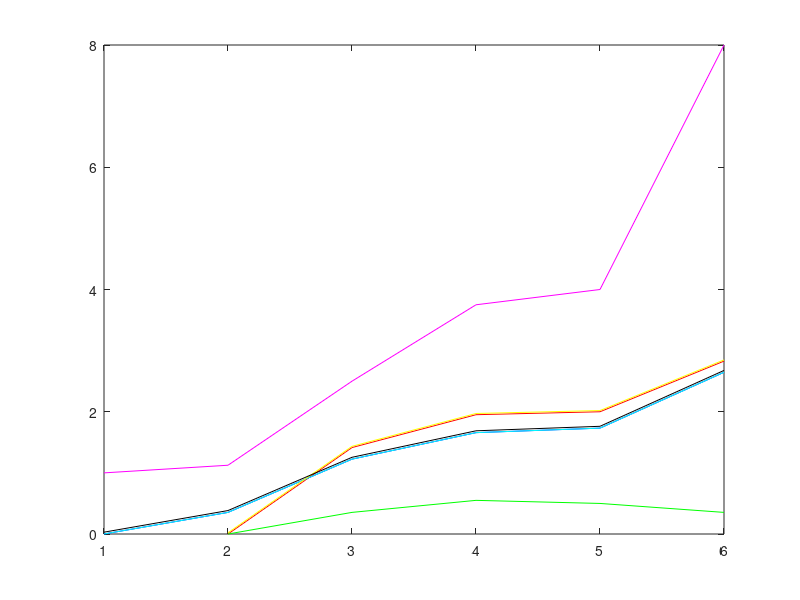

The MATLAB source for this figure:


%% Test Cluster index

testDists = {[2 2 2 2] [3 2 1 2] [6 2 0 0] [6 2 0 0 0 0 ] [8 0 0 0] [8 0 0 0 0 0 0 0 ]}

clear cIs 

subplot(1,1,1)

for i = 1 :length(testDists)
    
       tD = testDists{i};

    clear clusterIndex
    meanCluster = sum(tD)/length(tD);
difCluster = tD-meanCluster;
mostCluster = sum(tD) - meanCluster + meanCluster * (length(tD)-1);
mostCluster = sum(tD)  + meanCluster * (length(tD)-2);

%mostClusterSqr = (sum(tD)-meanCluster)^2 + (meanCluster^2) * (length(tD)-1);

leastCluster = 0;

skewMat = tD;
skewMat(1) = sum(tD);
mostClusterSqr = (sum((skewMat-meanCluster).^2));
mostClusterSqr2 = sqrt(mean((skewMat-meanCluster).^2));

    
   %clusterIndex(1) = sum(tD.^2)/sum(tD); %good - weighted average
   %clusterIndex(2) = sum(tD.^2)/sum(tD)^2; % good - cluster index
   %clusterIndex(3) = sqrt(sum(tD.^2))/sum(tD); % weak compared to #2
   %clusterIndex(4) = (sum(tD))^2 / (sum(tD.^2)* length(tD)) 
   
  meanTD = mean(tD);
  medianTD = median(tD);
  stdTD = std(tD);
  n = length(tD);
  
  clusterIndex(1) =n/((n-1)*(n-2)) * sum(((tD - mean(tD))/std(tD)).^3); %adjusted Fisher-Pearson standardized moment coefficient
  col{1} = 'r';
   clusterIndex(2) =   (mean(tD) - median(tD))/std(tD); %non parametric skew
   col{2} = 'g';
   clusterIndex(3) = rms(tD-mean(tD))/mean(tD); %same as above
   col{3} = 'b';
   clusterIndex(4) =   rms((tD-mean(tD))/mean(tD));
   col{4} = 'c'; 
   clusterIndex(5) = skewness(tD,0)+.02;
   col{5} = 'y'; 
   clusterIndex(6) = (sum(tD.^2)/sum(tD))/mean(tD);
   col{6} = 'm';
   clusterIndex(7) = sqrt(mean((tD - mean(tD)).^2))/mean(tD)+.03;
   col{7} = 'k';
   
   cIs(:,i) = clusterIndex;
    
end



for i = 1:size(cIs,1)
    
    try useCol = col{i};
    catch err
        useCol = 'k';
    end
    plot(cIs(i,:),useCol)
    hold on
end
hold off
    
